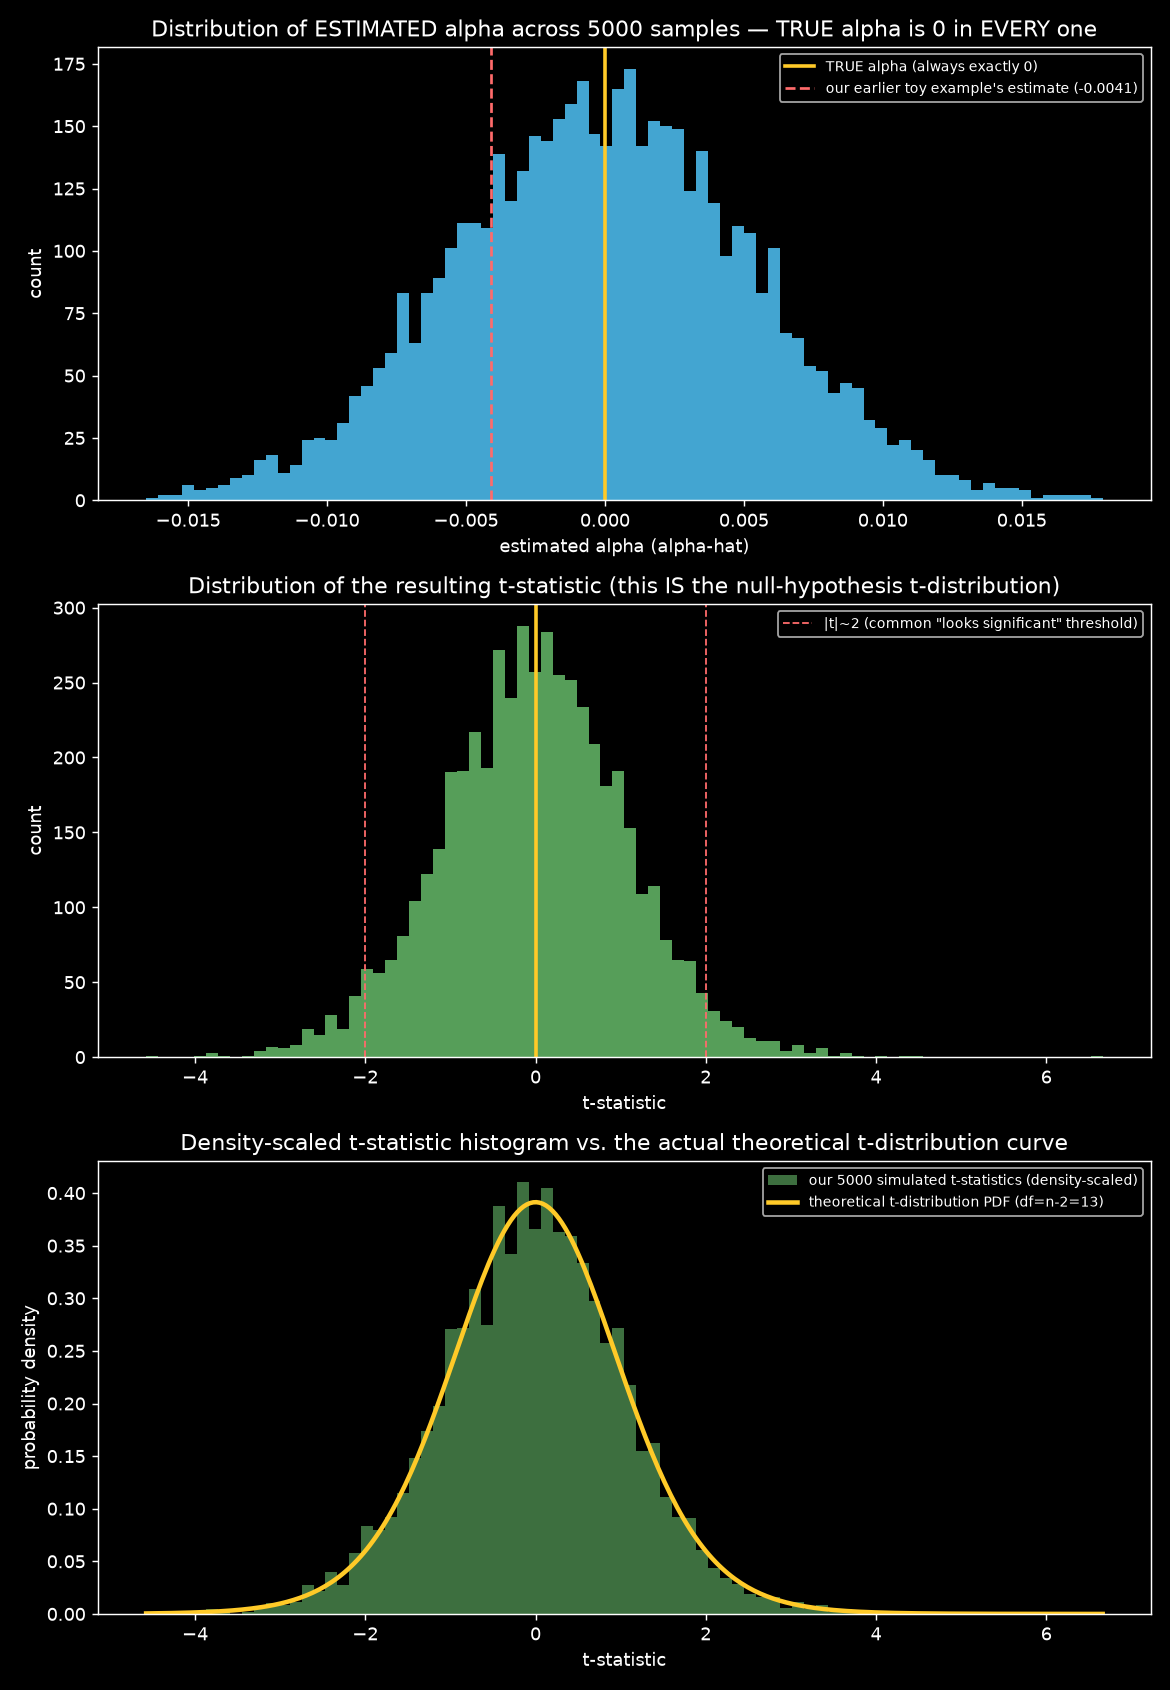

This figure's Python source:
"""
Step 52 [MATH-MODE] — intuition-building example for "failing to reject the null != proving the
null," and why a nonzero sample estimate can still be consistent with a true value of zero.

Simulates MANY independent samples, each drawn from a data-generating process with TRUE_ALPHA
EXACTLY ZERO (genuinely no skill), then shows the distribution of the resulting ESTIMATED alphas
across all those samples — visualizing how often pure noise alone produces a nonzero-looking
estimate, purely by chance, even though the truth behind every single one of them is zero.
"""
import numpy as np
import matplotlib.pyplot as plt
from scipy import stats

plt.style.use('dark_background')

rng = np.random.default_rng(42)
n_per_sample = 15          # same small sample size as the earlier toy example
n_simulations = 5000       # repeat the whole experiment 5000 times
TRUE_ALPHA = 0.0           # genuinely zero skill, every single time
TRUE_BETA = 0.6
NOISE_SIGMA = 0.02

estimated_alphas = np.zeros(n_simulations)
t_stats = np.zeros(n_simulations)

for i in range(n_simulations):
    market_return = rng.normal(0, 0.03, n_per_sample)
    strategy_return = TRUE_ALPHA + TRUE_BETA * market_return + rng.normal(0, NOISE_SIGMA, n_per_sample)

    x_bar = market_return.mean(); y_bar = strategy_return.mean()
    cov_xy = np.mean((market_return - x_bar) * (strategy_return - y_bar))
    var_x = np.mean((market_return - x_bar) ** 2)
    beta = cov_xy / var_x
    alpha = y_bar - beta * x_bar

    fitted = alpha + beta * market_return
    error = strategy_return - fitted
    var_error = np.sum(error ** 2) / (n_per_sample - 2)
    Sxx = np.sum((market_return - x_bar) ** 2)
    se_alpha = np.sqrt(var_error * (1/n_per_sample + x_bar**2 / Sxx))

    estimated_alphas[i] = alpha
    t_stats[i] = alpha / se_alpha if se_alpha > 0 else 0

pct_beyond_005 = np.mean(np.abs(estimated_alphas) > 0.005) * 100
pct_beyond_010 = np.mean(np.abs(estimated_alphas) > 0.010) * 100
pct_wrong_sign_and_notable = np.mean(estimated_alphas < -0.005) * 100

print(f"n_simulations = {n_simulations}, each with n={n_per_sample} data points, TRUE_ALPHA=0 every time")
print(f"estimated alpha: mean={estimated_alphas.mean():.5f}  std={estimated_alphas.std():.5f}")
print(f"% of samples with |estimated alpha| > 0.005: {pct_beyond_005:.1f}%")
print(f"% of samples with |estimated alpha| > 0.010: {pct_beyond_010:.1f}%")
print(f"% of samples with estimated alpha < -0.005 (looks like a real negative effect): {pct_wrong_sign_and_notable:.1f}%")

fig, axes = plt.subplots(3, 1, figsize=(9, 13))

axes[0].hist(estimated_alphas, bins=80, color='#4fc3f7', edgecolor='none', alpha=0.85)
axes[0].axvline(0, color='#ffca28', lw=2, label='TRUE alpha (always exactly 0)')
axes[0].axvline(-0.0041, color='#ff6b6b', lw=1.5, ls='--', label='our earlier toy example\'s estimate (-0.0041)')
axes[0].set_title(f'Distribution of ESTIMATED alpha across {n_simulations} samples — TRUE alpha is 0 in EVERY one')
axes[0].set_xlabel('estimated alpha (alpha-hat)')
axes[0].set_ylabel('count')
axes[0].legend(fontsize=8)

axes[1].hist(t_stats, bins=80, color='#66bb6a', edgecolor='none', alpha=0.85)
axes[1].axvline(0, color='#ffca28', lw=2)
axes[1].axvline(2, color='#ff6b6b', lw=1, ls='--', label='|t|~2 (common "looks significant" threshold)')
axes[1].axvline(-2, color='#ff6b6b', lw=1, ls='--')
axes[1].set_title('Distribution of the resulting t-statistic (this IS the null-hypothesis t-distribution)')
axes[1].set_xlabel('t-statistic')
axes[1].set_ylabel('count')
axes[1].legend(fontsize=8)

axes[2].hist(t_stats, bins=80, color='#66bb6a', edgecolor='none', alpha=0.6, density=True,
             label='our 5000 simulated t-statistics (density-scaled)')
t_range = np.linspace(t_stats.min(), t_stats.max(), 300)
theoretical_pdf = stats.t.pdf(t_range, df=n_per_sample - 2)
axes[2].plot(t_range, theoretical_pdf, color='#ffca28', lw=2.5,
             label=f'theoretical t-distribution PDF (df=n-2={n_per_sample-2})')
axes[2].set_title('Density-scaled t-statistic histogram vs. the actual theoretical t-distribution curve')
axes[2].set_xlabel('t-statistic')
axes[2].set_ylabel('probability density')
axes[2].legend(fontsize=8)

plt.tight_layout()
out_path = __file__.replace('.py', '.png')
plt.savefig(out_path, dpi=130)
print(f"\nSaved: {out_path}")
